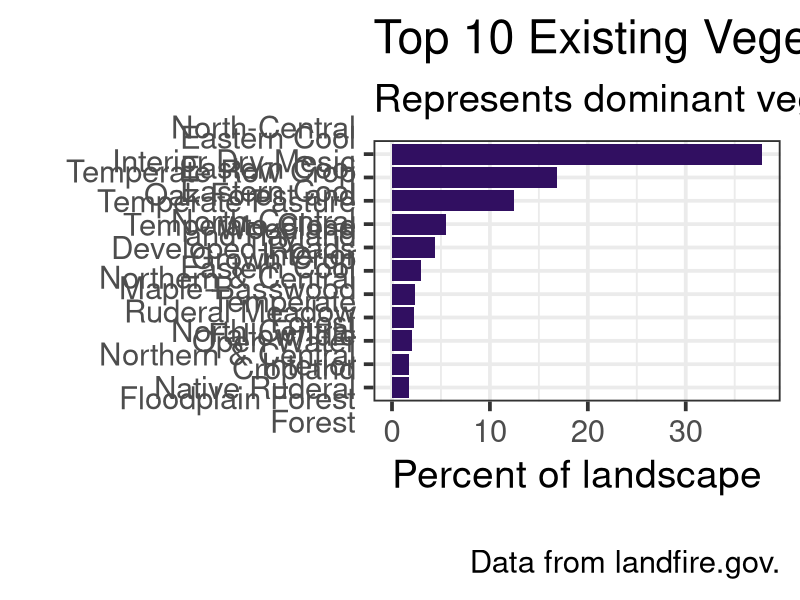
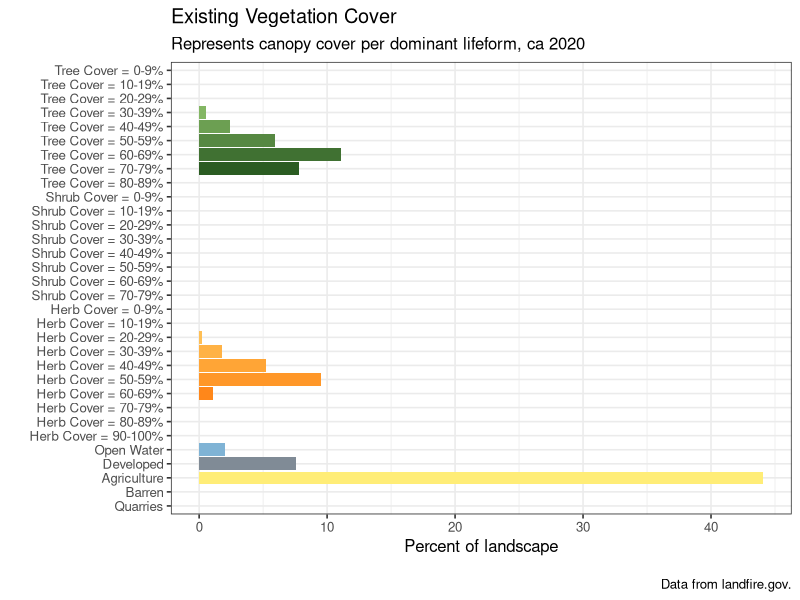
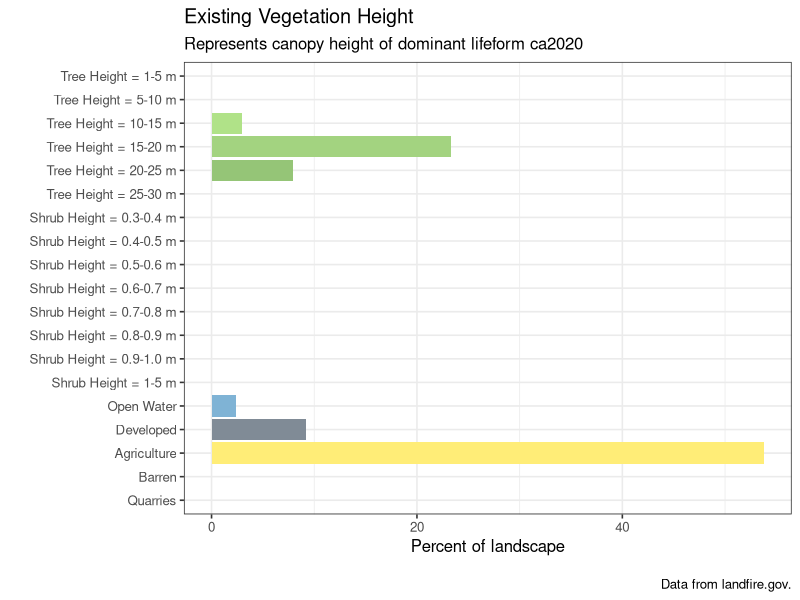

R code for these plots, in order:
## ---- chunk 1
library(tidyverse)
## ---- chunk 2
evtname <- read.csv(file = "data/evt_aoi_attributes.csv") %>%
  group_by(EVT_NAME) %>%
  summarize(ACRES = sum(ACRES),
            REL_PERCENT = sum(REL_PERCENT)) %>%
  arrange(desc(REL_PERCENT)) %>%
  top_n(n = 10, wt = REL_PERCENT)

# plot
evtChart <-
  ggplot(data = evtname, aes(x = EVT_NAME, y = REL_PERCENT)) +
  geom_bar(stat = "identity", fill = "#310f61") +
  labs(
    title = "Top 10 Existing Vegetation Types",
    subtitle = "Represents dominant vegetation systems",
    caption = "\nData from landfire.gov.",
    x = "",
    y = "Percent of landscape") +
  scale_x_discrete(limits = rev(evtname$EVT_NAME),
                   labels = function(x) str_wrap(x, width = 18)) +
  coord_flip() +
  theme_bw(base_size = 28)

evtChart
## ---- chunk 3
evcname <- read.csv("data/evc_aoi_attributes.csv")

# create "type" column based on conditions
evcname <- evcname %>% mutate(type = if_else(VALUE %in% 11, "Open Water",
                                             if_else(VALUE %in% 12, "Snow / Ice",
                                                     if_else(VALUE %in% c(13:25), "Developed",
                                                             if_else(VALUE %in% 31, "Barren",
                                                                     if_else(VALUE %in% c(60:70), "Agriculture",
                                                                             if_else(VALUE %in% 32, "Quarries",
                                                                                     if_else(VALUE %in% 100, "Sparse Vegetation",
                                                                                             if_else(VALUE %in% c(101:199), "Tree",
                                                                                                     if_else(VALUE %in% c(201:299), "Shrub",
                                                                                                             if_else(VALUE %in% c(301:399), "Herb",
                                                                                                                     "Other")))))))))))

# create reverse substr() function
revSubstr <- function(x, start, stop) {
  x <- strsplit(x, "")
  sapply(x, 
         function(x) paste(rev(rev(x)[start:stop]), collapse = ""), 
         USE.NAMES = FALSE)  }

# create cover column based on 2nd and 3rd to last values of classname
# if "Other" type, make 0
evcname <- evcname %>% mutate(cover = as.numeric(if_else(VALUE > 100,
                                                         revSubstr(evcname$CLASSNAMES, start = 2, stop = 3),
                                                         "0")))

# create bin breaks for grouping
breaks <- seq(0, 100, 10)
# create intervals for grouping and summarize
# also create factor order for "type"
evcgroup <- evcname %>%
  mutate(interval = cut(cover,
                        breaks, 
                        include.lowest = TRUE, 
                        right = T,
                        labels = c("0-9", "10-19", "20-29", "30-39", "40-49", "50-59", "60-69", "70-79", 
                                   "80-89", "90-100")),
         type = factor(type, levels = c("Tree", "Shrub", "Herb", "Open Water", "Snow / Ice", "Developed", "Agriculture", "Sparse Vegetation", "Barren", "Quarries", "Other"))) %>%
  group_by(type, interval) %>%
  summarize(Freq = sum(Freq),
            ACRES = sum(ACRES),
            REL_PERCENT = sum(REL_PERCENT))

# add label and legend names based on condition
evcgroup <- evcgroup %>% mutate(label = if_else(type %in% c("Tree", "Shrub", "Herb"),
                                                paste0(type, " Cover = ", interval, "%"), as.character(type)),
                                legend = if_else(type %in% c("Tree", "Shrub", "Herb", "Open Water"),
                                                 type, as.factor("Other")))

# turn current label order to factors
evclabel.list <- evcgroup$label
evcgroup <- evcgroup %>% mutate(label = fct_rev(factor(label, evclabel.list)))



# create factor level colors for legend (original from Myles)
## cols <- c("Tree" = "#196F3D", "Shrub" = "#229954", "Herb" = "#52BE80", "Open Water" = "#7FB3D5",
##          "Other" = "#808B96")

# join in custom cols column to color bars by specific label

evc_group_cols <- read.csv("data/evc_group_cols.csv")

evcgroup <- left_join(evcgroup, evc_group_cols, by = "label")

evcgroup$label <- factor(evcgroup$label, levels = rev(evcgroup$label))

# plot
evcChart <-
  ggplot(data = evcgroup, aes(x = label, y = REL_PERCENT, fill = colors)) +
  geom_bar(stat = "identity") +
  labs(
    title = "Existing Vegetation Cover",
    subtitle = "Represents canopy cover per dominant lifeform, ca 2020",
    caption = "\nData from landfire.gov.",
    x = "",
    y = "Percent of landscape") +
  scale_fill_identity() +
  coord_flip() +
  theme_bw(base_size = 12)+
  theme(legend.position = "none")

evcChart

## ---- chunk 4

# load evh attribute table
evhname <- read.csv(file = "data/evh_aoi_attributes.csv")


# create "type" column based on conditions
evhname <- evhname %>% mutate(type = if_else(VALUE %in% 11, "Open Water",
                                             if_else(VALUE %in% 12, "Snow / Ice",
                                                     if_else(VALUE %in% c(13:25), "Developed",
                                                             if_else(VALUE %in% 31, "Barren",
                                                                     if_else(VALUE %in% c(60:70), "Agriculture",
                                                                             if_else(VALUE %in% 32, "Quarries",
                                                                                     if_else(VALUE %in% 100, "Sparse Vegetation",
                                                                                             if_else(VALUE %in% c(101:199), "Tree",
                                                                                                     if_else(VALUE %in% c(201:299), "Shrub",
                                                                                                             if_else(VALUE %in% c(301:399), "Herb",
                                                                                                                     "Other"))))))))))) %>%
  mutate(height_m = if_else(type %in% "Tree", (VALUE -100),
                            if_else(type %in% "Shrub", ((VALUE - 200) / 10),
                                    if_else(type %in% "Herb", ((VALUE - 300) / 10), 0))) %>%
           as.character() %>% as.numeric())

# create bin breaks for grouping
breaks <- c(0, 0.1, 0.2, 0.3, 0.4, 0.5, 0.6, 0.7, 0.8, 0.9, 1, 5, 10, 15, 20, 25, 30, 35, 40, 45, 50, 55, 60, 65, 70, 75, 80, 85, 90, 95, 100)

# create intervals for grouping and summarize
# also create factor order for "type"
evhgroup <- evhname %>%
  mutate(interval = cut(height_m,
                        breaks, 
                        include.lowest = TRUE, 
                        right = F,
                        labels = c("0", "0.1-0.2", "0.2-0.3", "0.3-0.4" ,"0.4-0.5", "0.5-0.6", "0.6-0.7", "0.7-0.8", "0.8-0.9", "0.9-1.0", "1-5", "5-10", "10-15", "15-20", "20-25", "25-30", "30-35", "35-40", "40-45", "45-50", "50-55", "55-60", "60-65", "65-70", "70-75", "75-80", "80-85", "85-90", "90-95", "95-100")),
         type = factor(type, levels = c("Tree", "Shrub", "Herb", "Open Water", "Snow / Ice", "Developed", "Agriculture", "Sparse Vegetation", "Barren", "Quarries", "Other"))) %>%
  group_by(type, interval) %>%
  summarise(VALUE = sum(VALUE),
            ACRES = sum(ACRES),
            REL_PERCENT = sum(REL_PERCENT))



# add label and legend names based on condition
evhgroup <- evhgroup %>% mutate(label = if_else(type %in% c("Tree", "Shrub", "Herb"),
                                                paste0(type, " Height = ", interval, " m"), as.character(type)),
                                legend = if_else(type %in% c("Tree", "Shrub", "Herb", "Open Water"),
                                                 type, as.factor("Other")))
# turn current label order to factors
evhlabel.list <- evhgroup$label
evhgroup <- evhgroup %>% mutate(label = fct_rev(factor(label, evhlabel.list)))

# create factor level colors for legend
##cols <- c("Tree" = "#196F3D", "Shrub" = "#229954", "Herb" = "#52BE80", "Open Water" = "#7FB3D5","Other" = "#808B96")

# join in custom cols column to color bars by specific label

evh_group_cols <- read.csv("data/evh_group_cols.csv")

evhgroup <- left_join(evhgroup, evh_group_cols, by = "label")

evhgroup$label <- factor(evhgroup$label, levels = rev(evhgroup$label))


# plot
evhChart <-
ggplot(data = evhgroup, aes(x = label, y = REL_PERCENT, fill = colors)) +
  geom_bar(stat = "identity") +
  labs(
    title = "Existing Vegetation Height",
    subtitle = "Represents canopy height of dominant lifeform ca2020",
    caption = "\nData from landfire.gov.",
    x = "",
    y = "Percent of landscape") +
  scale_fill_identity() +
  coord_flip() +
  theme_bw(base_size = 12)+
  theme(legend.position = "none")

evhChart



# plot with original color scheme
# evhChart <-
# ggplot(data = evhgroup, aes(x = label, y = REL_PERCENT, fill = legend)) +
#   geom_bar(stat = "identity") +
#   labs(
#     title = "Existing Vegetation Height",
#     subtitle = "landscape_name",
#     caption = "\nData from landfire.gov.",
#     x = "",
#     y = "Percent of landscape") +
#   scale_fill_manual(values = cols, name = "") +
#   coord_flip() +
#   theme_bw()
# 
# evhChart





